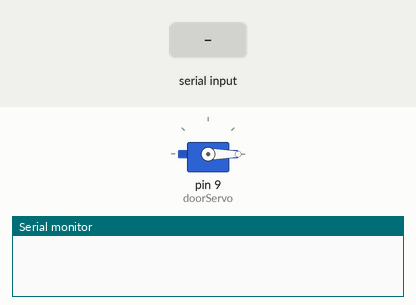
This sketch was run on a simulated Arduino Uno, built with avr-gcc and run on an emulated ATmega328P. Parts: servo, the last lines printed to the serial monitor. The test bench sets the inputs (shaded band).

Above: at 1.2 s.
1.3 s: "OPEN\n" received over Serial
At 2.2 s:
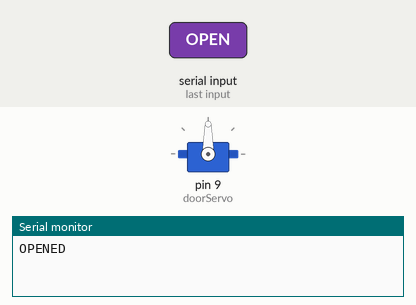
2.8 s: "CLOSE\n" received over Serial
At 3.4 s:
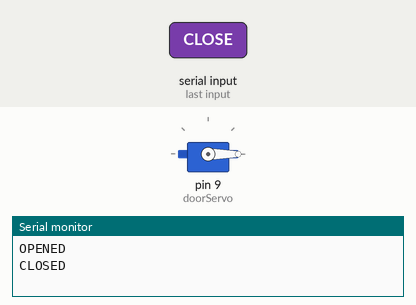
Timing chart, 0 to 5.8 s (numbered marks = the images above; inputs shaded):
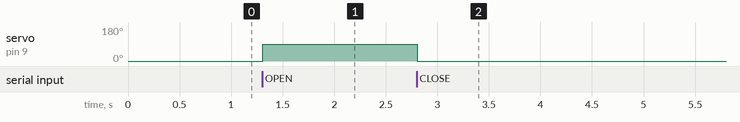

The sketch:

servo.adr.ino
```cpp
#include <Servo.h>

Servo doorServo;

String command;

void setup() {
  Serial.begin(9600);
  doorServo.attach(9);
  doorServo.write(0); // door closed
}

void loop() {

  if (Serial.available()) {
    command = Serial.readStringUntil('\n');

    if (command == "OPEN") {
      doorServo.write(90);
      Serial.println("OPENED");
    }

    if (command == "CLOSE") {
      doorServo.write(0);
      Serial.println("CLOSED");
    }
  }
}
```

Measured:
- after the input at 1.3 s, servo on pin 9 (doorServo): 0° → 90° at once
- after the input at 2.8 s, servo on pin 9 (doorServo): 90° → 0° at once
